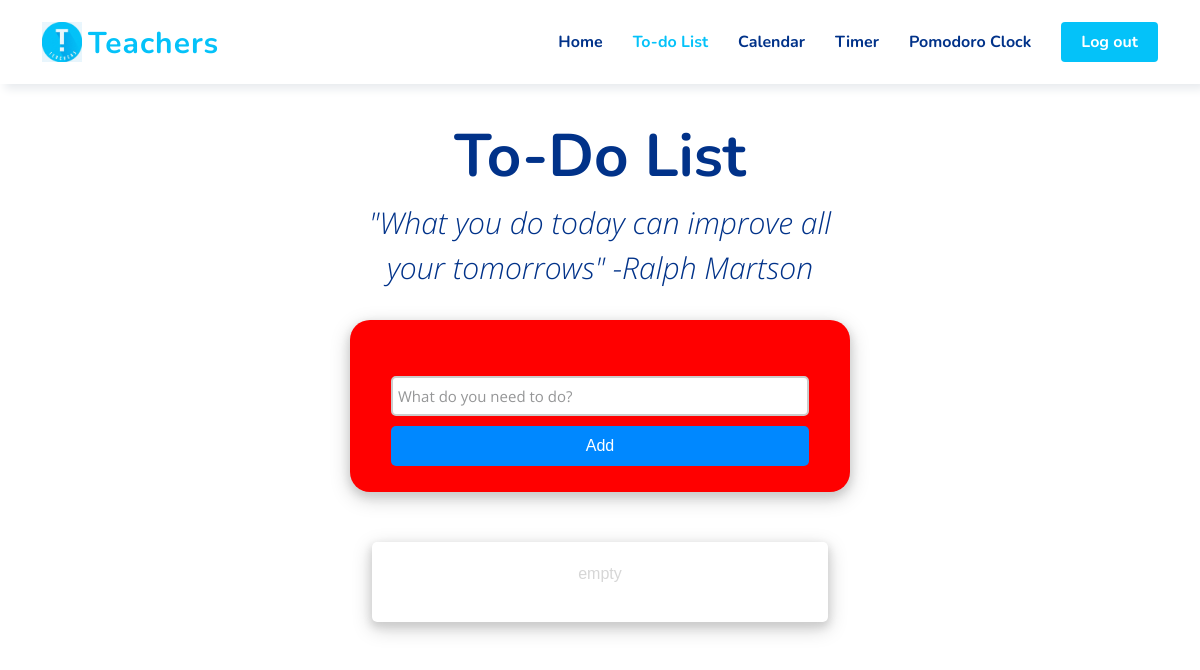
Page /todolist2.php (signed in) on the earlier database version.
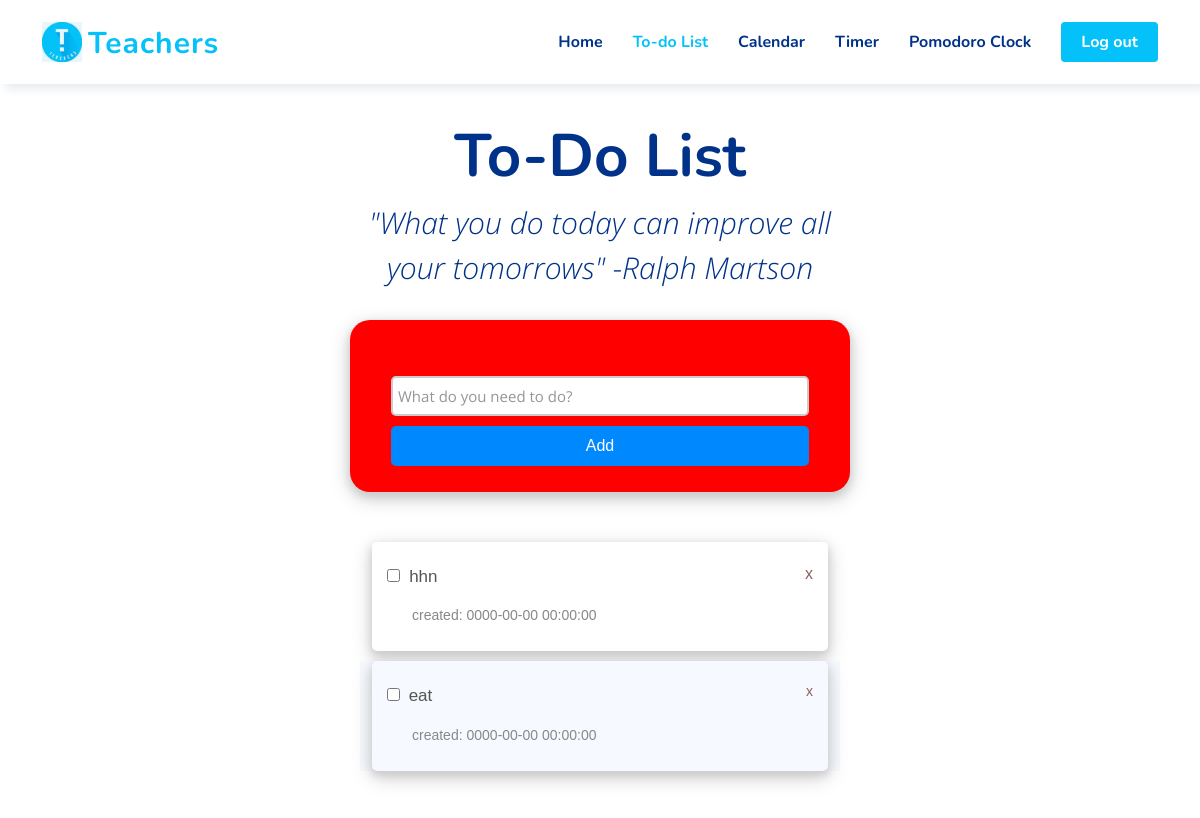
Same page on the later database version.
### tables this page shows
CREATE TABLE `todo` (
  `id` int(11) NOT NULL,
  `user_id` int(11) NOT NULL,
  `title` text NOT NULL DEFAULT current_timestamp(),
  `date_time` datetime NOT NULL,
  `checked` tinyint(1) NOT NULL DEFAULT 0
);

### todolist2.php (the view, shortened to what this page needs)
<?php
include("connection.php");
if (isset($_SESSION["user_id"])&& strcmp($_SESSION["type"],"2")==0 || strcmp($_SESSION["type"],"3")==0)
{
    $id = $_SESSION["user_id"];
?>
<!DOCTYPE html>
<html lang="en">
<head>
    <link href="./vendor/bootstrap/css/bootstrap.min.css" rel="stylesheet">
    <link href="./vendor/bootstrap-icons/bootstrap-icons.css" rel="stylesheet">
    <link href="./vendor/aos/aos.css" rel="stylesheet">
    <link href="./vendor/remixicon/remixicon.css" rel="stylesheet">
    <link href="./vendor/swiper/swiper-bundle.min.css" rel="stylesheet">
    <link href="./vendor/glightbox/css/glightbox.min.css" rel="stylesheet">
    <link href="./css/style.css" rel="stylesheet">
    <link href="./css/style2.css" rel="stylesheet">
    <link href="./css/style3.css" rel="stylesheet">
</head>
<body style="background-color:white;">
    <header id="header" class="header fixed-top header-form">
        <div class="container-fluid container-xl d-flex align-items-center justify-content-between">
            <a href="index.html" class="logo d-flex align-items-center">
                <img src="./img/logo.png" alt="">
                <span>Teachers</span>
            </a>
            <nav id="navbar" class="navbar">
                <ul>
                <li><a class="nav-link scrollto " href="profile.php">Home</a></li>
                    <li><a class="nav-link scrollto active" href="todolist2.php">To-do List</a></li>
                    <li><a class="nav-link scrollto" href="calendar.php">Calendar</a></li>
                    <li><a class="nav-link scrollto" href="timer.php">Timer</a></li>
                    <li><a class="nav-link scrollto" href="pomodoro.php">Pomodoro Clock</a></li>
                    <li><a class="getstarted scrollto" href="logout.php">Log out</a></li>
                </ul>
            </nav>
        </div>
    </header>
    <br><br><br><br><br>
    <div class="intro">
        <h1>To-Do List</h1>
        <p>"What you do today can improve all your tomorrows" -Ralph Martson</p>
    </div>
    <div class="main-section">
        <div class="add-section add-intro " style="border-radius:20px">
            <form action="add_task.php" method="POST" autocomplete="off">
                <?php if(isset($_GET['mess']) && $_GET['mess'] == 'error'){ ?>
                <input type="text" name="title" style="border-color: #ff6666" placeholder="This field is required" />
                <button type="submit">Add </button>
                <?php }else{ ?>
                <input type="text" name="title" placeholder="What do you need to do?" />
                <button type="submit">Add </button>
                <?php } ?>
            </form>
        </div>
        <?php
          $query="SELECT * FROM todo where user_id=? ORDER BY id DESC ";
          $stmt = $connection->prepare($query);
          $stmt->bind_param("i", $id);
          $stmt->execute();
          $todos= $stmt->get_result();
       ?>
        <div class="show-todo-section">
            <?php if($todos->num_rows <= 0){ ?>
            <div class="todo-item">
                <div class="empty">
                    <p>empty</p>
                </div>
            </div>
            <?php } ?>
            <?php while($todo = $todos->fetch_assoc()) { ?>
            <div class="todo-item">
                <span id="<?php echo $todo['id']; ?>" class="remove-to-do">x</span>
                <?php if($todo['checked']){ ?>
                <input type="checkbox" class="check-box" data-todo-id="<?php echo $todo['id']; ?>" checked />
                <h2 class="checked">
                    <?php echo $todo['title'] ?>
                </h2>
                <?php }else { ?>
                <input type="checkbox" data-todo-id="<?php echo $todo['id']; ?>" class="check-box" />
                <h2>
                    <?php echo $todo['title'] ?>
                </h2>
                <?php } ?>
                <br>
                <small>created:
                    <?php echo $todo["date_time"] ?>
                </small>
            </div>
            <footer id="footer" class="footer">
                <?php } ?>
        </div>
    </div>
</body>
</html>
<?php } else {header("Location: index.html");} ?>

### css/style.css (style rules this page uses)
:root { scroll-behavior: smooth; }
body { font-family: "Open Sans", sans-serif; color: #444444; }
a { color: #4154f1; text-decoration: none; }
h1, h2, h3, h4, h5, h6 { font-family: "Nunito", sans-serif; }
.header { transition: all 0.5s; z-index: 997; padding: 20px 0; }
.header .logo { line-height: 0; }
.header .logo img { max-height: 40px; margin-right: 6px; }
.header .logo span { font-size: 30px; font-weight: 700; letter-spacing: 1px; color: #04c2f9 ; font-family: "Nunito", sans-serif; margin-top: 3px; }
.navbar { padding: 0; }
.navbar ul { margin: 0; padding: 0; display: flex; list-style: none; align-items: center; }
.navbar li { position: relative; }
.navbar a, .navbar a:focus { display: flex; align-items: center; justify-content: space-between; padding: 10px 0 10px 30px; font-family: "Nunito", sans-serif; font-size: 16px; font-weight: 700; color: #013289; white-space: nowrap; transition: 0.3s; }
.navbar a:hover, .navbar .active, .navbar .active:focus, .navbar li:hover > a { color: #04c2f9; }
.navbar .getstarted, .navbar .getstarted:focus { background: #04c2f9; padding: 8px 20px; margin-left: 30px; border-radius: 4px; color: #fff; }
.footer { background: #f6f9ff; font-size: 14px; }
form { margin-top: 20px; padding: 6px 10px; position: relative; border-radius: 4px; }

### css/style2.css (style rules this page uses)
.header-form { box-shadow: 5px 5px 9px #e8ebee; background-color: white; }

### css/style3.css (style rules this page uses)
body { background-color: white; }
* { padding: 0px; margin: 0px; box-sizing: border-box; }
.main-section { background: transparent; max-width: 500px; width: 90%; height: 500px; margin: 30px auto; border-radius: 10px; }
.add-section { width: 100%; background: #fff; margin: 0px auto; padding: 20px; border-radius: 5px; box-shadow: 0 4px 8px 0 #ccc, 0 6px 20px 0 #ccc; }
.add-section input { display: block; width: 95%; height: 40px; margin: 10px auto; border: 2px solid #ccc; font-size: 16px; border-radius: 5px; padding: 0px 5px; }
.add-section button { display: block; width: 95%; height: 40px; margin: 0px auto; border: none; outline: none; background: #0088FF; color: #fff; font-family: sans-serif; font-size: 16px; border-radius: 5px; cursor: pointer; }
.show-todo-section { width: 100%; background: #fff; margin: 30px auto; padding: 10px; border-radius: 5px; }
.todo-item { width: 95%; margin: 10px auto; padding: 20px 10px; box-shadow: 0 4px 8px 0 #ccc, 0 6px 20px 0 #ccc; border-radius: 5px; }
.todo-item h2 { display: inline-block; padding: 5px 0px; font-size: 17px; font-family: sans-serif; color: #555; }
.todo-item small { display: block; width: 100%; padding: 5px 0px; color: #888; padding-left: 30px; font-size: 14px; font-family: sans-serif; }
.remove-to-do { display: block; float: right; width: 20px; height: 20px; font-family: sans-serif; color: rgb(139, 97, 93); text-decoration: none; text-align: right; padding: 0px 5px 8px 0px; border-radius: 50%; transition: background 1s; cursor: pointer; }
.todo-item input { margin: 0px 5px; }
.intro { max-width: 40%; margin: auto; text-align: center; margin-bottom: 30px; }
.intro p { color:#013289; font-style: italic; font-weight: 200; font-size: 30px; }
.intro h1 { color: #013289; font-size: 60px; font-weight: bolder; }
.add-intro { border-radius: 35px; background-color: red; }
.empty { font-family: sans-serif; font-size: 16px; text-align: center; color: #cccc; }

Differences in the rows shown:
added todo: title "hhn", date_time "0000-00-00 00:00:00"
added todo: title "eat", date_time "0000-00-00 00:00:00"
Other differences:
text no longer shown: "empty"
